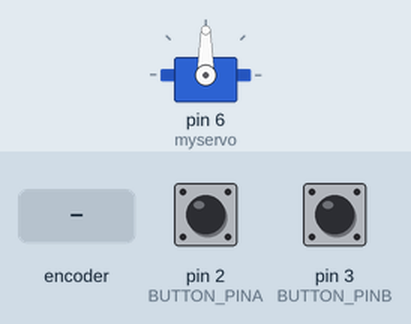
Recording of a sketch running on a simulated Arduino Uno, built with avr-gcc and run on an emulated ATmega328P. Parts: servo. Inputs (shaded band) come from the test bench; at power-on: pin 2 (BUTTON_PINA) HIGH, pin 3 (BUTTON_PINB) HIGH.

Above: at 1.2 s.
1.3 s: rotary encoder on pin 2 (BUTTON_PINA) / pin 3 (BUTTON_PINB) turned 3 steps (first pin leading)
At 1.58 s:
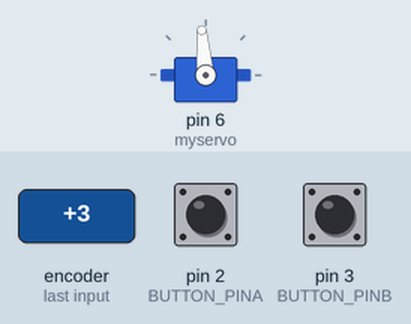
Timing chart, 0 to 4.3 s (numbered marks = the images above; inputs shaded):
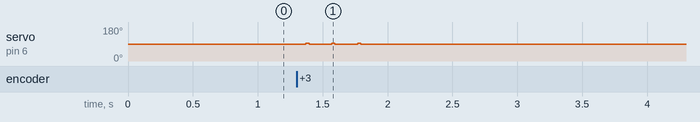

The sketch:

Control_Servo_With_2_Buttons.ino
```cpp
#include <ezButton.h> //The button library
#include <Servo.h> //The servo library

const int BUTTON_PINA = 2; // Increment button
const int BUTTON_PINB = 3; // Decrement button
int servoAngle = 90;

ezButton buttonA(BUTTON_PINA);  // create ezButton object that attaches to BUTTON_PIN
ezButton buttonB(BUTTON_PINB); //Create another one
Servo myservo; //Create a servo object for the servo on pin 6

void setup() {
  buttonA.setDebounceTime(20); // set debounce time to 20 milliseconds
  buttonB.setDebounceTime(20);
  myservo.attach(6); //Servo attached to pin 6
  myservo.write (90); //Make it initally go to 90 degrees
}

void loop() {
  buttonA.loop(); // MUST call the loop() function first
  buttonB.loop();

  if(buttonA.isReleased()) { //If the increment button is pressed:
   servoAngle = (servoAngle+5); //Set servo angle to servo angle plus 5
   myservo.write(servoAngle); //Write it to the servo
  }

  if(buttonB.isReleased()) { //If the decrement button is pressed:
   servoAngle = (servoAngle-5); //Set servo angle to servo angle minus 5
   myservo.write(servoAngle); //Write it to the servo
  }
}
```

Measured:
- after the input at 1.3 s, servo on pin 6 (myservo): alternates 95° for 0.03 s and 90° for 0.18 s, 6 changes in all, then stays 90°, starting after 0.07 s
